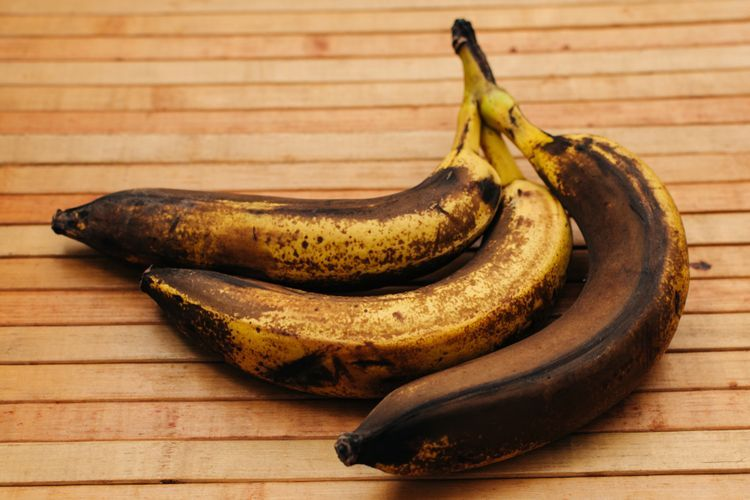
#> input picture banana_dataset/paired/images/6560144ca592ejpg-20231217030246.jpg, 750 x 500 px
$ python -i image_processor.py   (imports and definitions only)
#> lines starting #> are read from the running program, lines starting #| are printed output that depends on the picture
"""
Image Preprocessing with OpenCV
Prepare images for YOLOv8 inference
"""

import cv2
import numpy as np
from PIL import Image, ImageOps
import io
import base64

class ImageProcessor:
    """Image preprocessing utilities"""

    # [60 lines left out: functions preprocess_for_detection, preprocess_base64, not called in this run]

    @staticmethod
    def enhance_image(image):
        """
        Optional: Enhance image quality

        Args:
            image: PIL Image

        Returns:
            PIL.Image: Enhanced image
        """
        # Convert to numpy array
        img_array = np.array(image)

        # Apply CLAHE (Contrast Limited Adaptive Histogram Equalization)
        # Good for images with varying lighting
        lab = cv2.cvtColor(img_array, cv2.COLOR_RGB2LAB)
#> lab: shape (500, 750, 3); mean of channels 0, 1, 2 136.8, 140.9, 159.2
        l, a, b = cv2.split(lab)
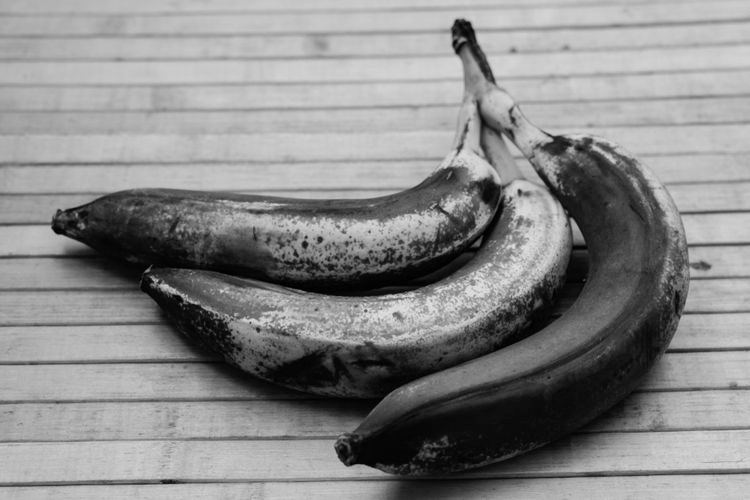
#> l: shape (500, 750); min 0, max 228, mean 136.8
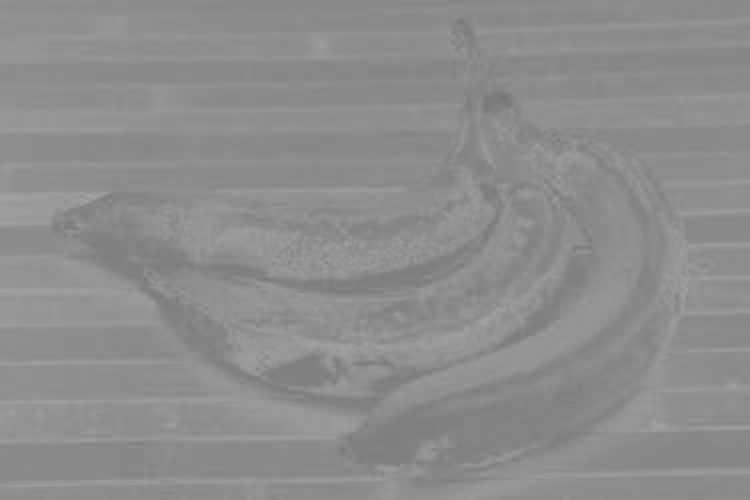
#> a: shape (500, 750); min 115, max 163, mean 140.9
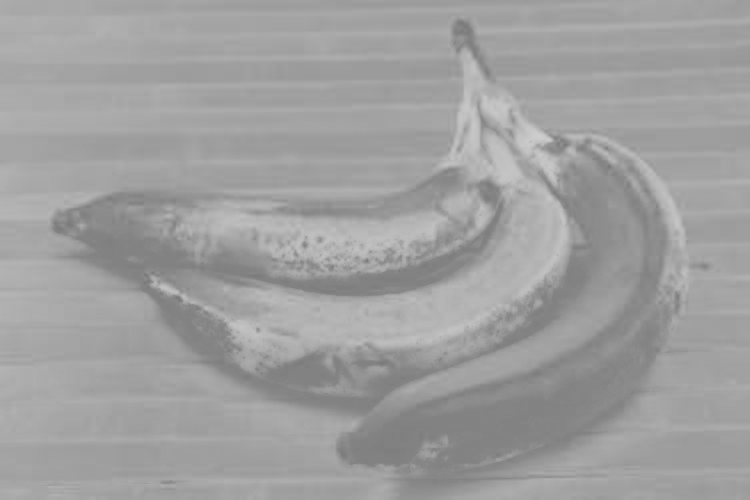
#> b: shape (500, 750); min 120, max 207, mean 159.2

        clahe = cv2.createCLAHE(clipLimit=2.0, tileGridSize=(8, 8))
        cl = clahe.apply(l)
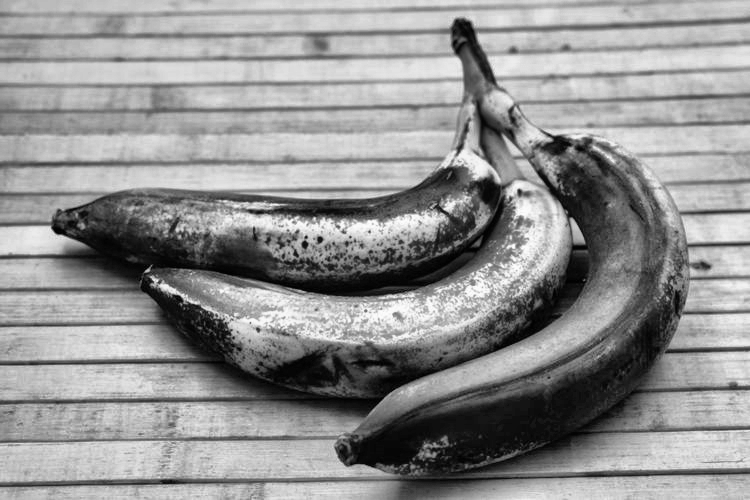
#> cl: shape (500, 750); min 0, max 254, mean 144.8

        enhanced = cv2.merge((cl, a, b))
#> enhanced: shape (500, 750, 3); mean of channels 0, 1, 2 144.8, 140.9, 159.2
        enhanced = cv2.cvtColor(enhanced, cv2.COLOR_LAB2RGB)
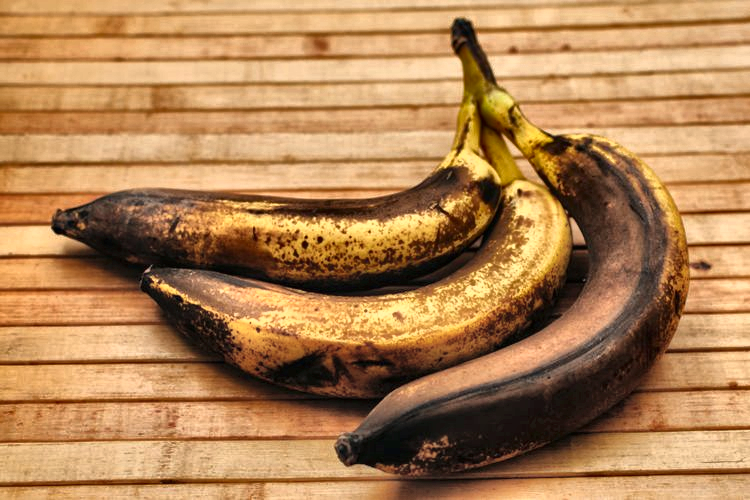
#> enhanced: shape (500, 750, 3); mean R, G, B 175.8, 129.7, 83.7

        return Image.fromarray(enhanced)

    # [17 lines left out: function get_image_info, not called in this run]

>>> import cv2
>>> picture = cv2.cvtColor(cv2.imread('../../banana_dataset/paired/images/6560144ca592ejpg-20231217030246.jpg'), cv2.COLOR_BGR2RGB)
>>> result = ImageProcessor().enhance_image(picture)

$ run again, on banana_dataset/paired/images/9c011114-0f1c-4ec6-a7a4-2818e1021e4e_lg_sq.jpg
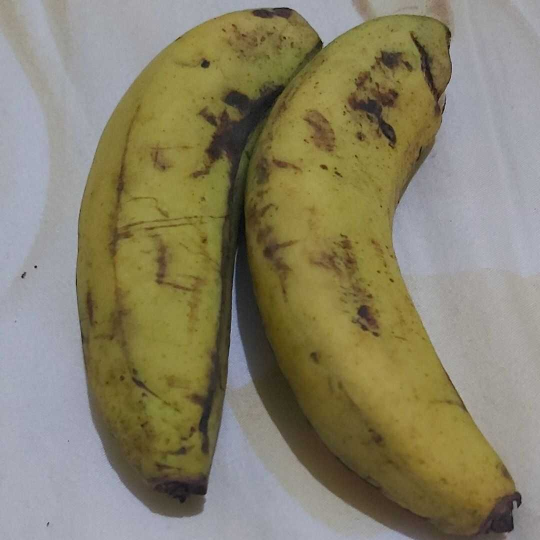
#> input picture banana_dataset/paired/images/9c011114-0f1c-4ec6-a7a4-2818e1021e4e_lg_sq.jpg, 1080 x 1080 px (shown at 1/2 size)
#> lab: shape (1080, 1080, 3); mean of channels 0, 1, 2 137.8, 127.2, 142.7
#> in enhance_image, `cl = clahe.apply(l)`:
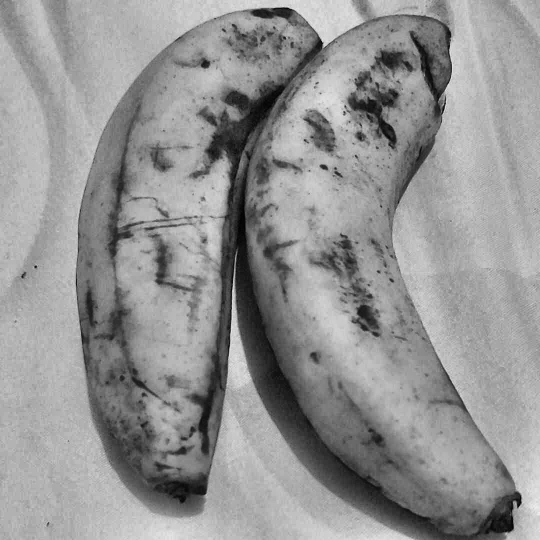
#> cl: shape (1080, 1080) (shown at 1/2 size); min 0, max 238, mean 147.4
#> in enhance_image, `enhanced = cv2.cvtColor(enhanced, cv2.COLOR_LAB2RGB)`:
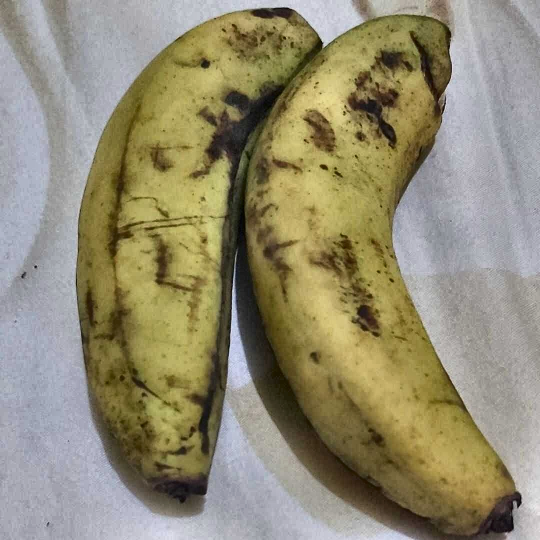
#> enhanced: shape (1080, 1080, 3) (shown at 1/2 size); mean R, G, B 146.6, 140.1, 114.6

$ run again, on banana_dataset/paired/images/Blog-Tanam-Pisang_1.jpg
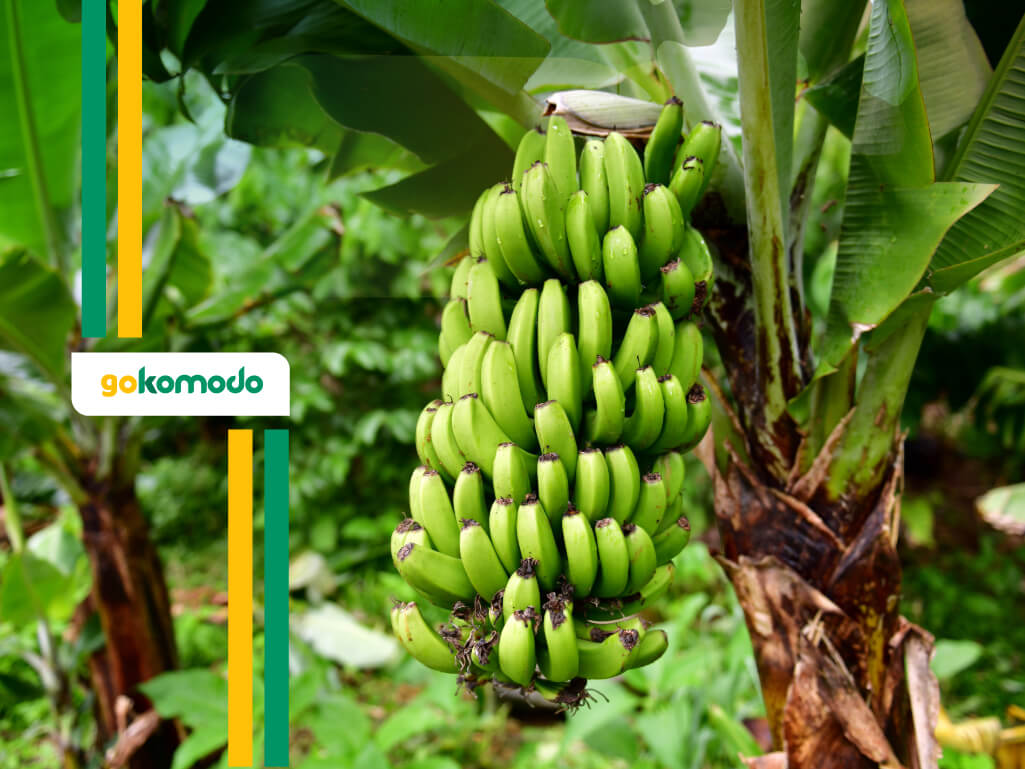
#> input picture banana_dataset/paired/images/Blog-Tanam-Pisang_1.jpg, 1025 x 769 px
#> lab: shape (769, 1025, 3); mean of channels 0, 1, 2 117.4, 108.9, 162.5
#> in enhance_image, `cl = clahe.apply(l)`:
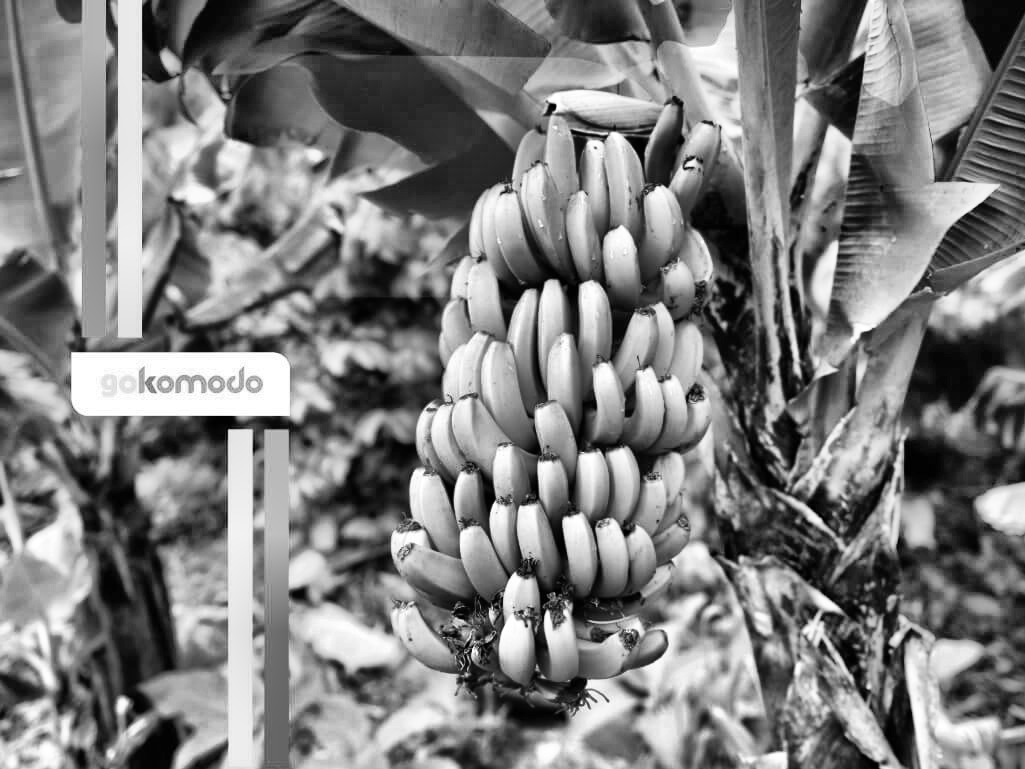
#> cl: shape (769, 1025); min 0, max 255, mean 125.8
#> in enhance_image, `enhanced = cv2.cvtColor(enhanced, cv2.COLOR_LAB2RGB)`:
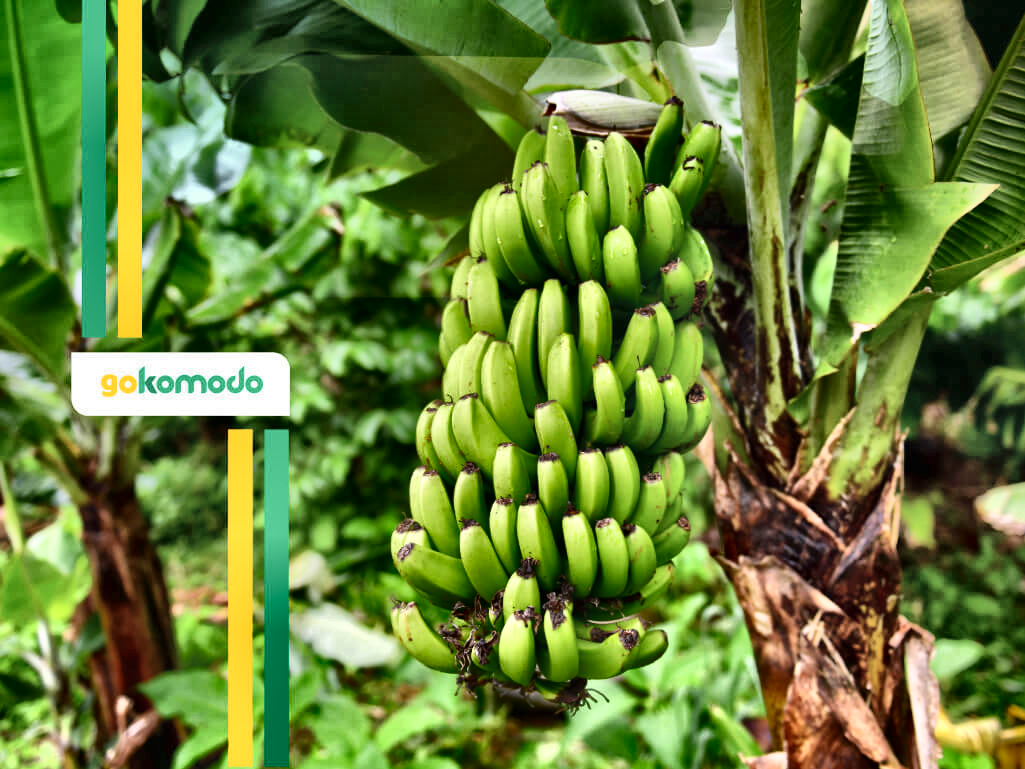
#> enhanced: shape (769, 1025, 3); mean R, G, B 102.9, 127.7, 56.8

$ run again, on banana_dataset/paired/images/bertumpuk31.jpg
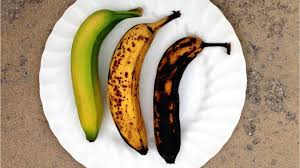
#> input picture banana_dataset/paired/images/bertumpuk31.jpg, 300 x 168 px
#> lab: shape (168, 300, 3); mean of channels 0, 1, 2 166.2, 131.6, 143.1
#> in enhance_image, `cl = clahe.apply(l)`:
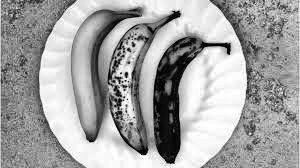
#> cl: shape (168, 300); min 1, max 255, mean 163.3
#> in enhance_image, `enhanced = cv2.cvtColor(enhanced, cv2.COLOR_LAB2RGB)`:
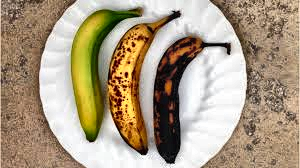
#> enhanced: shape (168, 300, 3); mean R, G, B 171.5, 155.1, 131.3
